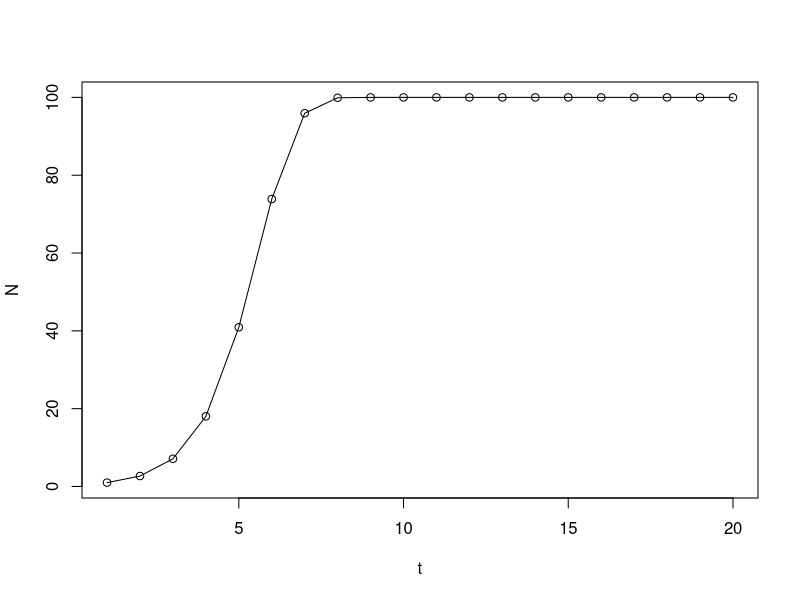

Write R code to recreate this figure.
## ---- chunk 1

## set growth rate, r, and carrying capacity K
r <- 1
K <- 100

## set number of timesteps, t, and preallocate population size vector, N
t <- 20
N <- vector(mode = "numeric", length = t)
N[1] <- 1

## loop through timesteps and calculate population size
## note: we are considering t = 1 as initial pop size
for (i in 1:(t - 1)) {
  N[i+1]  = N[i] * exp(r * ((K-N[i])/K))
}

## plot the output                                 
plot(1:t, N, type = "o", xlab = "t")
